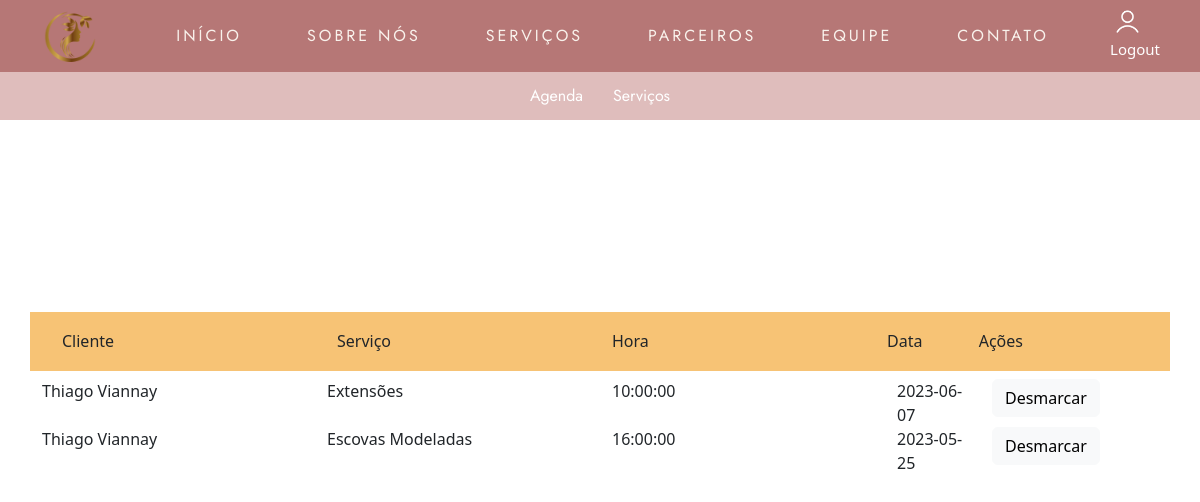
The app's page /App/Form/Usuario/read_agenda.php (signed in) with its own data.
### tables this page shows
CREATE TABLE `agenda` (
  `cod_agenda` int(10) NOT NULL,
  `hora_agenda` time NOT NULL,
  `data_agenda` date NOT NULL,
  `id_usuario` int(10) NOT NULL,
  `id_servico` int(10) NOT NULL
);

CREATE TABLE `usuario` (
  `id_usuario` int(10) NOT NULL,
  `nome_usuario` varchar(100) NOT NULL,
  `cpf_usuario` varchar(100) NOT NULL,
  `telefone_usuario` varchar(14) NOT NULL,
  `email_usuario` varchar(100) NOT NULL,
  `senha_usuario` varchar(255) NOT NULL,
  `nivel` int(11) NOT NULL
);

CREATE TABLE `servico` (
  `id_servico` int(10) NOT NULL,
  `tipo_de_servico` varchar(50) NOT NULL,
  `servico` varchar(100) NOT NULL,
  `descricao` varchar(255) NOT NULL,
  `valor` decimal(10,2) NOT NULL,
  `id_funcionario` int(10) NOT NULL
);

### App/Model/conexao.php (called while the page is built, shortened)
<?php
class Conexao {
   private static $instance;
   public static function getConn(){
       if(!isset(self::$instance)):
            self::$instance = new \PDO( 'mysql:host=' . MYSQL_HOST . ';dbname=' . MYSQL_DB_NAME . ';charset=' . MYSQL_CHARSET, MYSQL_USER, MYSQL_PASSWORD );
       endif;
       return self::$instance;
    }
}
?>

### App/Model/agendaDao.php (called while the page is built, shortened)
<?php
class AgendaDao {
   public function readU($id){
    $sql = 'SELECT agenda.*, usuario.nome_usuario, servico.servico FROM agenda INNER JOIN usuario ON agenda.id_usuario = usuario.id_usuario INNER JOIN servico ON agenda.id_servico = servico.id_servico WHERE usuario.id_usuario = :id';
    $stmt = Conexao::getConn()->prepare($sql);
    $stmt->bindValue(':id', $id);
    $stmt->execute();
    return $stmt->fetchAll(\PDO::FETCH_ASSOC);
}
}
?>

### App/Form/Usuario/read_agenda.php (the view, shortened to what this page needs)
<?php
        $id = $_SESSION['id_usuario'];
    require_once '..\..\Model\conexao.php';
    require_once '..\..\Model\agendaDao.php';
    $agendaDao = new \App\Model\agendaDao();
    try {
        $agendamentos = $agendaDao->readU($id);
    } catch(\PDOException $e){
        echo 'Erro: no read_agenda.php - verificar tabela '.$e->getMessage();
    }
?>
<!DOCTYPE html>
<html lang="pt-br">
<head>
    <link href="https://cdn.jsdelivr.net/npm/bootstrap@5.3.0-alpha1/dist/css/bootstrap.min.css" rel="stylesheet">
    <link rel="stylesheet" href="https://cdn.jsdelivr.net/npm/bootstrap-icons@1.10.3/font/bootstrap-icons.css">
    <link rel="stylesheet" href="../../../css/estiloMenu.css">
<link rel="stylesheet" href="../../../css/estiloMenuUsu.css">
    <link rel="stylesheet" href="../../../css/estiloReadSerU.css">
</head>
<body>
<header class="header">
    <nav>
      <img class="logo" src="../../../img/logo.png" alt="logo">
      <ul class="nav-list">
        <li><a class="a1" href="indexlogado.php">Início</a></li>
        <li><a class="a1" href="#sobre-nos">Sobre nós</a></li>
        <li><a class="a1" href="../../../paginas/servicos_logado.html">Serviços</a></li>
        <li><a class="a1" href="#pcr">Parceiros</a></li>
        <li><a class="a1" href="../../../paginas/equipe_logado.html">Equipe</a></li>
        <li><a class="a1" href="#">Contato</a></li>
      </ul>
      <div class="ico-login">
        <a href="read_agenda.php"><img src="../../../img/iconeLogin1.png" alt=""></a>
        <div class="btn-login">
          <button><a href="../../Login/logout_usuario.php">Logout</a></button>
        </div>
      </div>
    </nav>
  </header>
  <section class="subHeader">
    <div class="caixaSubHeader">
    <ul>
      <li><a href="read_agenda.php">Agenda</a></li>
      <li><a href="read_servico.php">Serviços</a></li>
    </ul>
  </div>
  </section>
  <br><br><br>
<div class="espacamento"></div>
 <div class="container">
    <div class="row h6" style="padding:20px; background-color:#f7c375;">
        <div class="col-3">Cliente</div>
        <div class="col-3">Serviço</div>
        <div class="col-3">Hora</div>
        <div class="col-1">Data</div>
        <div class="col">Ações</div>
    </div>
    <?php
        foreach ($agendamentos as $agenda):
            echo ('<div class="row">
                    <div class="col-3">'.$agenda["nome_usuario"].'</div>
                    <div class="col-3">'.$agenda["servico"].'</div>
                    <div class="col-3">'.$agenda["hora_agenda"].'</div>
                    <div class="col-1">'.$agenda["data_agenda"].'</div>
                    <div class="col">
                        <a href="delete_agenda.php"><button type="button" class="btn btn-light" title="Agendar">Desmarcar</button></a>
                    </div>
                   </div>'
                );
        endforeach;
    ?>
 </div>
</body>
</html>

### css/estiloMenu.css (style rules this page uses)
* { margin: 0; padding: 0; }
body { overflow-x: hidden; scroll-behavior: smooth; }
.a1 { color: #f9f2ec; text-decoration: none; transition: 0.3s; }
.logo { width: 60px; height: 60px; margin-left: 5vh; }
nav { display: flex; justify-content: space-around; align-items: center; font-family: system-ui, -apple-system, Helvetica, Arial, sans-serif; background: #b67776; height: 9vh; position: fixed; width: 100%; z-index: 99; }
.nav-list { list-style: none; display: flex; justify-content: center; }
.nav-list li { letter-spacing: 3px; margin-left: 15px; }
ul { font-family: "Jost", sans-serif; margin: 0px auto 0; padding: 0; list-style: none; display: table; width: 600px; text-align: center; }
li { display: table-cell; position: relative; padding: 15px; }
.a1 { color: #f9f2ec; text-transform: uppercase; text-decoration: none; display: inline-block; padding: 15px 40px; position: relative; white-space: nowrap; }
.a1:after { background: none repeat scroll 0 0 transparent; bottom: 0; content: ""; display: block; height: 2px; left: 50px; position: absolute; background: #f7c375; transition: width 0.3s ease 0s, left 0.3s ease 0s; width: 0; }
.ico-login { margin-top: 20px; margin-right: 5vh; }
.ico-login img { width: 35px; height: 35px; }
.btn-login { display: flex; justify-content: center; margin-bottom: 13px; }
.btn-login a { text-decoration: none; color: #fff; }
.btn-login button { border: none; background-color: transparent; font-size: 15px; margin-bottom: 15px; }
@media screen and (max-width: 1428px) { .a1 { padding: 15px 30px; } }
@media screen and (max-width: 1350px) { .a1 { padding: 15px 20px; } }
@media screen and (max-width: 1218px) { .a1 { padding: 15px 10px; } }

### css/estiloMenuUsu.css (style rules this page uses)
* { margin: 0; padding: 0; box-sizing: border-box; }
.caixaSubHeader { width: 100%; height: 6vh; display: flex; align-items: center; }
.subHeader { padding-top: 9vh; background-color: #DFBDBC; display: flex; justify-content: center; }
.subHeader ul { display: flex; justify-content: center; }
.subHeader a { text-decoration: none; color: #fff; }

### css/estiloReadSerU.css (style rules this page uses)
* { margin: 0; padding: 0; box-sizing: border-box; }
.espacamento { padding-top: 15vh; }

### records on screen
agenda: id_usuario.nome_usuario "Thiago Viannay", id_servico.servico "Extensões", hora_agenda "10:00:00", data_agenda "2023-06-07"
agenda: id_usuario.nome_usuario "Thiago Viannay", id_servico.servico "Escovas Modeladas", hora_agenda "16:00:00", data_agenda "2023-05-25"
